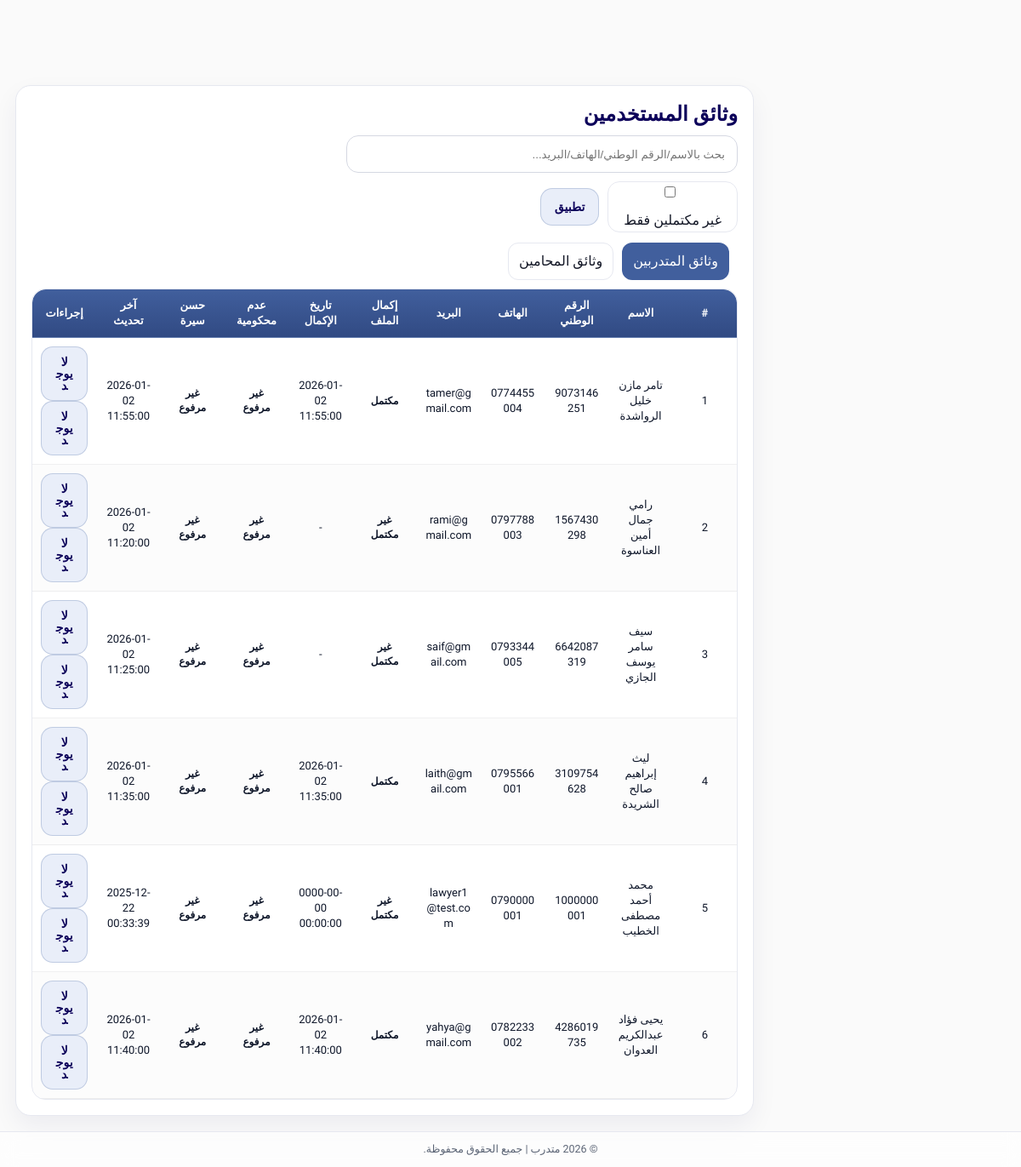
Screenshot of /shared/documents/documents_page.php (signed in) with the database file from the repository.
### tables this page shows
CREATE TABLE `trainees` (
  `trainee_id` int(11) NOT NULL,
  `user_id` int(11) NOT NULL,
  `highschool_certificate` enum('نعم','لا') NOT NULL DEFAULT 'لا',
  `university_degree` enum('بكالوريوس','ماجستير','دكتوراه') DEFAULT NULL,
  `no_conviction_doc` varchar(255) DEFAULT NULL,
  `good_conduct_doc` varchar(255) DEFAULT NULL,
  `social_security` enum('نعم','لا') NOT NULL DEFAULT 'لا',
  `social_security_number` varchar(100) DEFAULT NULL,
  `created_at` datetime NOT NULL DEFAULT current_timestamp(),
  `updated_at` datetime NOT NULL DEFAULT current_timestamp() ON UPDATE current_timestamp(),
  `full_name` varchar(200) DEFAULT NULL,
  `first_name` varchar(100) DEFAULT NULL,
  `father_name` varchar(100) DEFAULT NULL,
  `grandfather_name` varchar(100) DEFAULT NULL,
  `family_name` varchar(100) DEFAULT NULL,
  `national_id` varchar(30) DEFAULT NULL,
  `phone` varchar(30) DEFAULT NULL,
  `email` varchar(150) DEFAULT NULL,
  `home_address` varchar(255) DEFAULT NULL,
  `identity_front` varchar(255) DEFAULT NULL,
  `identity_back` varchar(255) DEFAULT NULL,
  `is_archived` tinyint(1) NOT NULL DEFAULT 0,
  `archived_at` datetime DEFAULT NULL
);

CREATE TABLE `users` (
  `user_id` int(11) NOT NULL,
  `full_name` varchar(200) NOT NULL,
  `national_id` varchar(10) DEFAULT NULL,
  `phone` varchar(30) DEFAULT NULL,
  `email` varchar(150) DEFAULT NULL,
  `address` varchar(255) DEFAULT NULL,
  `password` varchar(255) NOT NULL,
  `role` enum('trainee','lawyer','admin','syndicate_admin','IT_Provider','IT_Trainee') NOT NULL DEFAULT 'trainee',
  `created_at` datetime NOT NULL DEFAULT current_timestamp(),
  `updated_at` datetime NOT NULL DEFAULT current_timestamp() ON UPDATE current_timestamp(),
  `profile_completed` tinyint(1) NOT NULL DEFAULT 0,
  `profile_completed_at` datetime DEFAULT NULL
);

### includes/theme_init.php (called while the page is built, shortened)
<?php
$theme = $_SESSION['site_theme'] ?? ($_COOKIE['site_theme'] ?? 'light');
$theme = ($theme === 'dark') ? 'dark' : 'light';
?>

### shared/documents/documents_page.php (the view, shortened to what this page needs)
<?php
require_once __DIR__ . '/../../includes/theme_init.php';
require_once __DIR__ . "/../../config/db.php";
$page_title          = $page_title          ?? 'وثائق المستخدمين';
$tab = $_GET['tab'] ?? 'trainees';
$search = trim($_GET['search'] ?? "");
$onlyIncomplete = isset($_GET['only_incomplete']) ? 1 : 0;
$commonQS = [];
$params = [];
if ($tab === 'trainees') {
  $sql = "
    SELECT
      t.trainee_id,
      u.full_name,
      u.national_id,
      u.phone,
      u.email,
      u.profile_completed,
      u.profile_completed_at,
      t.no_conviction_doc,
      t.good_conduct_doc,
      t.updated_at,
      t.created_at
    FROM trainees t
    JOIN users u ON t.user_id = u.user_id
    WHERE t.is_archived = 0
  ";
  $sql .= " ORDER BY u.full_name ASC ";
  $stmt = $pdo->prepare($sql);
  $stmt->execute($params);
  $rows = $stmt->fetchAll(PDO::FETCH_ASSOC);
}
?>
<!DOCTYPE html>
<html lang="ar" dir="rtl">
<head>
  <link rel="stylesheet" href="/mutadarrib/assets/css/admin.css">
<body data-theme="<?= htmlspecialchars($theme) ?>">
<div class="admin-container">
  <div class="container">
  <div class="wrap">      <h2><?= htmlspecialchars($page_title) ?></h2>
  <div class="topbar">
      <form method="GET" class="filter-row">
        <input type="text" name="search" placeholder="بحث بالاسم/الرقم الوطني/الهاتف/البريد..." value="<?= htmlspecialchars($search) ?>">
        <label class="check">
          <input type="checkbox" name="only_incomplete" value="1" <?= ($onlyIncomplete===1)?'checked':''; ?>>
          غير مكتملين فقط
        </label><button type="submit" class="btn btn-soft">تطبيق</button>
      </form>
    </div>
    <div class="tabs" style="margin:10px;">
      <a href="?<?= htmlspecialchars(http_build_query(array_merge(['tab'=>'trainees'], $commonQS))) ?>"
         class="<?= $tab==='trainees'?'active':'' ?>">وثائق المتدربين</a>
      <a href="?<?= htmlspecialchars(http_build_query(array_merge(['tab'=>'lawyers'], $commonQS))) ?>"
         class="<?= $tab==='lawyers'?'active':'' ?>">وثائق المحامين</a>
    </div>
    <?php if (empty($rows)): ?>
      <p style="margin-top:15px;">لا توجد نتائج.</p>
    <?php else: ?>
      <table>
        <thead>
          <tr>
            <th>#</th>
            <th>الاسم</th>
            <th>الرقم الوطني</th>
            <th>الهاتف</th>
            <th>البريد</th>
            <th>إكمال الملف</th>
            <th>تاريخ الإكمال</th>
            <th>عدم محكومية</th>
            <th>حسن سيرة</th>
            <th>آخر تحديث</th>
            <th>إجراءات</th>
          </tr>
        </thead>
        <tbody>
        <?php foreach ($rows as $i => $r): ?>
          <?php
            $id = ($tab === 'trainees') ? (int)$r['trainee_id'] : (int)$r['lawyer_id'];
            $entity = ($tab === 'trainees') ? 'trainee' : 'lawyer';
            $hasNo   = !empty($r['no_conviction_doc']);
            $hasGood = !empty($r['good_conduct_doc']);
            $noBadge   = $hasNo   ? '<span class="badge ok">مرفوع</span>' : '<span class="badge no">غير مرفوع</span>';
            $goodBadge = $hasGood ? '<span class="badge ok">مرفوع</span>' : '<span class="badge no">غير مرفوع</span>';
            $completed = (int)($r['profile_completed'] ?? 0) === 1;
            $profBadge = $completed ? '<span class="badge ok">مكتمل</span>' : '<span class="badge no">غير مكتمل</span>';
            $completedAt = $r['profile_completed_at'] ?? null;
            $base = "/mutadarrib/secure_download.php?entity={$entity}&id={$id}";
          ?>
          <tr>
            <td><?= $i+1 ?></td>
            <td><?= htmlspecialchars($r['full_name'] ?? '-') ?></td>
            <td><?= htmlspecialchars($r['national_id'] ?? '-') ?></td>
            <td><?= htmlspecialchars($r['phone'] ?? '-') ?></td>
            <td><?= htmlspecialchars($r['email'] ?? '-') ?></td>
            <td><?= $profBadge ?></td>
            <td><?= htmlspecialchars($completedAt ?: '-') ?></td>
            <td><?= $noBadge ?></td>
            <td><?= $goodBadge ?></td>
            <td><?= htmlspecialchars($r['updated_at'] ?? $r['created_at'] ?? '-') ?></td>
            <td>
              <?php if ($hasNo): ?>
                <a class="btn btn-view" target="_blank" href="<?= $base ?>&doc=no_conviction&disp=inline">عرض عدم محكومية</a>
                <a class="btn btn-dl" href="<?= $base ?>&doc=no_conviction&disp=attachment">تنزيل</a>
              <?php else: ?>
                <span class="btn btn-soft" style="cursor:default;">لا يوجد</span>
              <?php endif; ?>
              <?php if ($hasGood): ?>
                <a class="btn btn-view" target="_blank" href="<?= $base ?>&doc=good_conduct&disp=inline">عرض حسن سيرة</a>
                <a class="btn btn-dl" href="<?= $base ?>&doc=good_conduct&disp=attachment">تنزيل</a>
              <?php else: ?>
                <span class="btn btn-soft" style="cursor:default;">لا يوجد</span>
              <?php endif; ?>
            </td>
          </tr>
        <?php endforeach; ?>
        </tbody>
      </table>
    <?php endif; ?>
  </div>
</div>
</div>
<?php include("../../includes/footer.php"); ?>
</body>
</html>

### assets/css/admin.css (style rules this page uses)
body { padding-top: calc(var(--header-h) + 18px); overflow-x: hidden; }
html { overflow-x: hidden; }
.admin-container { padding: 18px; }
.admin-container .container { width: min(100%, var(--container)); max-width: 100%; margin-inline: auto; margin-top: 0; box-sizing: border-box; }
@media (min-width: 992px) { .admin-container { margin-right: calc(var(--sidebar-w) + 16px); } }
form[method="GET"], form.filter-row { display: flex; gap: 10px; flex-wrap: wrap; align-items: center; margin: 10px 0; }
form[method="GET"] input[type="text"], form.filter-row input[type="text"] { width: min(420px, 100%); }
.wrap { background: var(--surface); border: 1px solid var(--border); border-radius: 18px; box-shadow: 0 12px 30px rgba(12,0,90,.06); padding: 18px; width: 100%; max-width: 1200px; margin: 0 auto; box-sizing: border-box; overflow-x: auto; -webkit-overflow-scrolling: touch; }
.tabs a { padding: 8px 12px; display: inline-block; border-radius: 12px; border: 1px solid var(--border); margin-left: 6px; background: rgba(255, 255, 255, 0.65); }
.tabs a.active { background: var(--primary); color: #fff; border-color: rgba(65, 95, 157, 0.5); }
.admin-container .wrap .topbar { direction: ltr; display: grid; grid-template-columns: 1fr auto 1fr; align-items: center; gap: 12px 16px; margin-bottom: 12px; }
.admin-container .wrap .topbar > div, .admin-container .wrap .topbar > form { direction: rtl; }
.admin-container .wrap .topbar > form { grid-column: 3; justify-self: end; margin: 0; }
.admin-container .wrap .topbar > form.filter-row, .admin-container .wrap .topbar > form.filters, .admin-container .wrap .topbar > form[method="GET"] { display: flex; align-items: center; justify-content: flex-end; gap: 10px; flex-wrap: wrap; }
.admin-container .wrap .topbar > form input[type="text"] { width: min(460px, 46vw); height: 44px; padding: 0 14px; border-radius: 14px; }
.admin-container .wrap .topbar > form button[type="submit"], .admin-container .wrap .topbar > form .btn { height: 44px; padding: 0 16px; border-radius: 14px; font-weight: 800; }
.admin-container .wrap .topbar > form .check { display: grid; align-items: center; gap: 10px; height: 60px; padding: 0px 18px; border-radius: 14px; border: 1px solid var(--border); background: rgba(255,255,255,.65); color: var(--text); }
.admin-container .wrap .topbar > form .check input { transform: translateY(1px); }
.btn { display:inline-flex; align-items:center; justify-content:center; gap:8px; padding: 10px 14px; border-radius: 14px; border: 1px solid transparent; background: var(--primary); color:#fff; text-decoration:none; font-weight: 700; font-size: 14px; line-height: 1; cursor:pointer; transition: transform .12s ease, box-shadow .12s ease, background .12s ease, border-color .12s ease; user-select:none; }
.btn.btn-soft { background: #e9eef9; border-color: rgba(65,95,157,.25); color: var(--ink); }
.table, table { width:100%; border-collapse: separate; border-spacing: 0; max-width: 100%; min-width: 0; table-layout: fixed; }
.admin-container .wrap { max-width: 100%; overflow-x: auto; -webkit-overflow-scrolling: touch; }
.admin-container .wrap :where(.table, table) { min-width: 0 !important; width: 100% !important; max-width: 100%; table-layout: fixed; }
.admin-container .wrap :where(th, td) { padding: 10px 10px; font-size: 13px; line-height: 1.4; white-space: normal; overflow-wrap: anywhere; word-break: break-word; }
.table thead th, table thead th { background: linear-gradient(180deg, rgba(65,95,157,1) 0%, rgba(49,74,131,1) 100%); color:#fff; padding: 12px 10px; font-weight: 800; font-size: 13px; text-align: center; white-space: normal; overflow-wrap: anywhere; }
.table thead th:first-child, table thead th:first-child { border-top-right-radius: 16px; }
.table thead th:last-child, table thead th:last-child { border-top-left-radius: 16px; }
.table tbody td, table tbody td { padding: 10px 10px; border-bottom: 1px solid rgba(2,6,23,.06); font-size: 13px; color: #0f172a; text-align: center; vertical-align: middle; overflow-wrap: anywhere; word-break: break-word; }
.table tbody tr:nth-child(even) td, table tbody tr:nth-child(even) td { background: rgba(2,6,23,.012); }
:root { --form-card-max: 1040px; --form-gap-x: 22px; --form-gap-y: 14px; }
html[dir="rtl"] .admin-container .wrap .topbar > form { justify-self: start; justify-content: flex-start; }

### rows the page displays
trainees: user.full_name "تامر مازن خليل الرواشدة", user.national_id "9073146251", user.phone "0774455004", user.email "tamer@gmail.com", shows "مكتمل", user.profile_completed_at "2026-01-02 11:55:00", shows "غير مرفوع", updated_at "2026-01-02 11:55:00", shows "لا يوجد"
trainees: user.full_name "رامي جمال أمين العناسوة", user.national_id "1567430298", user.phone "0797788003", user.email "rami@gmail.com", shows "غير مكتمل", completedAt "-", shows "غير مرفوع", updated_at "2026-01-02 11:20:00", shows "لا يوجد"
trainees: user.full_name "سيف سامر يوسف الجازي", user.national_id "6642087319", user.phone "0793344005", user.email "saif@gmail.com", shows "غير مكتمل", completedAt "-", shows "غير مرفوع", updated_at "2026-01-02 11:25:00", shows "لا يوجد"
trainees: user.full_name "ليث إبراهيم صالح الشريدة", user.national_id "3109754628", user.phone "0795566001", user.email "laith@gmail.com", shows "مكتمل", user.profile_completed_at "2026-01-02 11:35:00", shows "غير مرفوع", updated_at "2026-01-02 11:35:00", shows "لا يوجد"
trainees: user.full_name "محمد أحمد مصطفى الخطيب", user.national_id "1000000001", user.phone "0790000001", user.email "lawyer1@test.com", shows "غير مكتمل", user.profile_completed_at "0000-00-00 00:00:00", no_conviction_doc "غير مرفوع", good_conduct_doc "غير مرفوع", updated_at "2025-12-22 00:33:39"
trainees: user.full_name "يحيى فؤاد عبدالكريم العدوان", user.national_id "4286019735", user.phone "0782233002", user.email "yahya@gmail.com", shows "مكتمل", user.profile_completed_at "2026-01-02 11:40:00", shows "غير مرفوع", updated_at "2026-01-02 11:40:00", shows "لا يوجد"

### other values shown
$page_title "وثائق المستخدمين"
